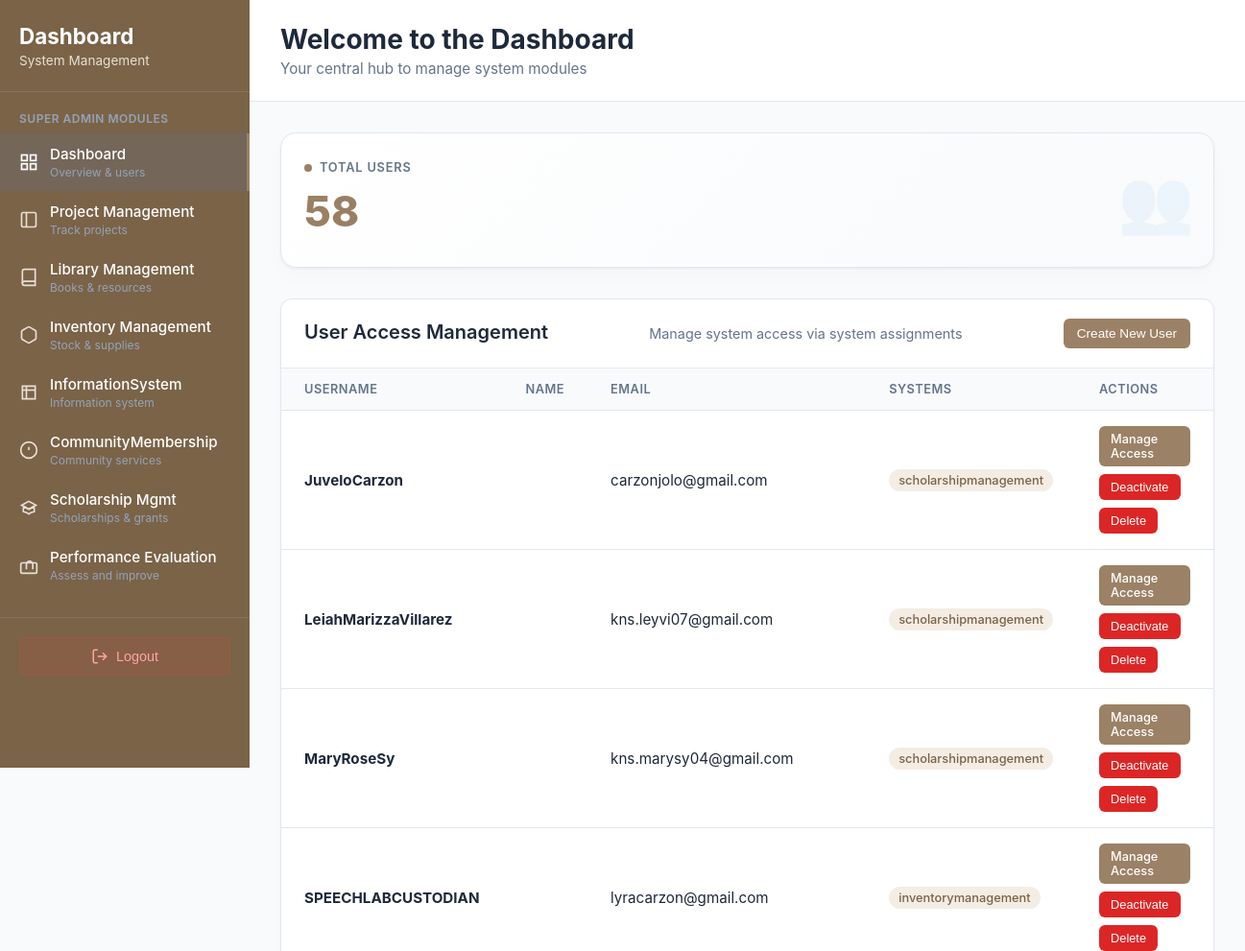
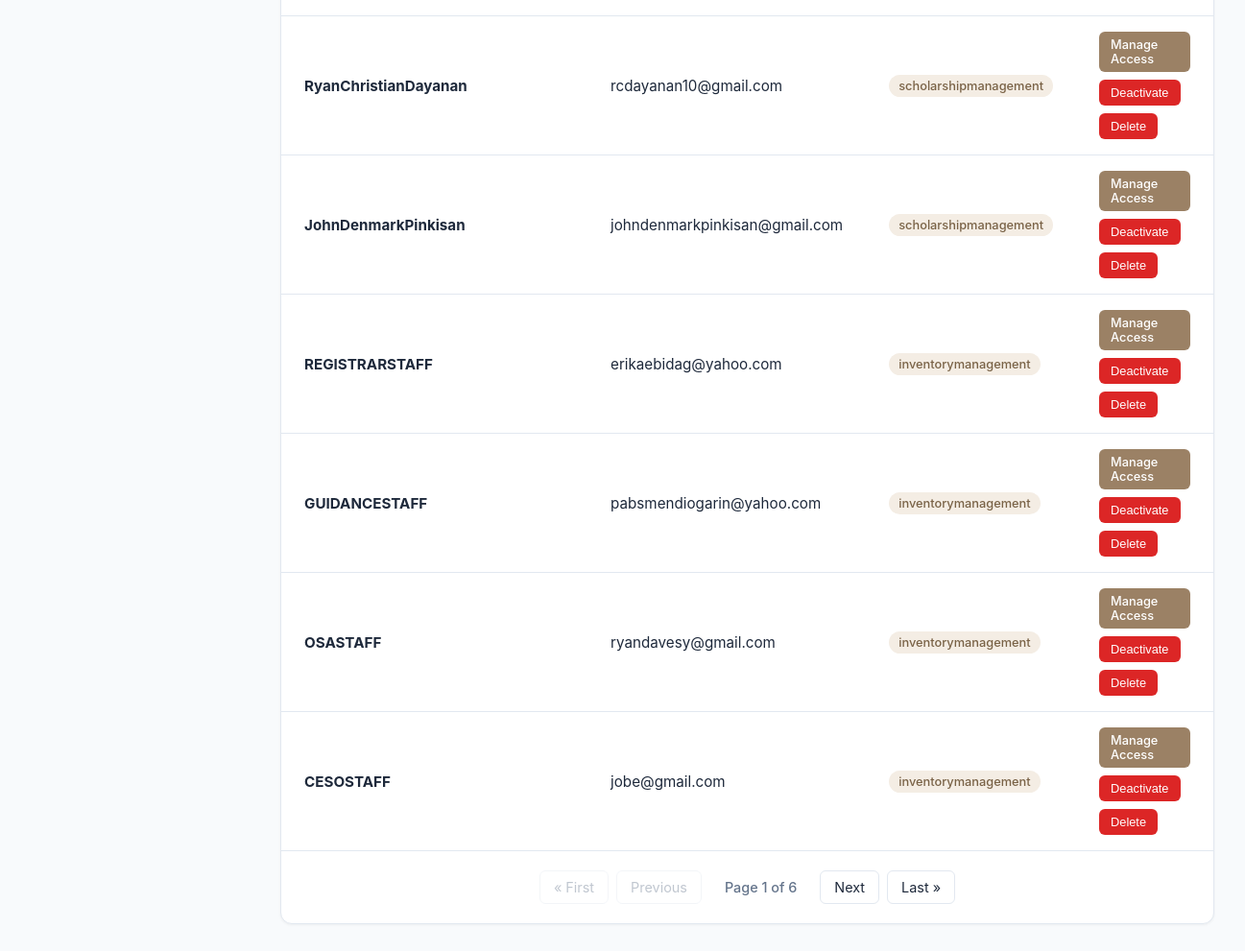
Page /dashboard/ (signed in) on the committed database (2 pictures, top to bottom).
### core/models.py (models this page shows, shortened)
class CustomUser(AbstractUser):
    id = models.UUIDField(primary_key=True, default=uuid.uuid4, editable=False)
    _first_name = models.CharField(max_length=255, blank=True, db_column='first_name')
    _middle_name = models.CharField(max_length=255, blank=True, db_column='middle_name')
    _last_name = models.CharField(max_length=255, blank=True, db_column='last_name')
    is_email_verified = models.BooleanField(default=False)
    bio = models.TextField(blank=True)
    _phone_number = models.CharField(max_length=255, blank=True, db_column='phone_number')
    avatar = models.ImageField(upload_to='avatars/', null=True, blank=True)
    avatar_url = models.URLField(max_length=500, blank=True, null=True)
    @property
    def first_name(self):
        return decrypt(self._first_name) if self._first_name else ''
    @first_name.setter
    def first_name(self, value):
        self._first_name = encrypt(value) if value else ''
    @property
    def middle_name(self):
        return decrypt(self._middle_name) if self._middle_name else ''
    @middle_name.setter
    def middle_name(self, value):
        self._middle_name = encrypt(value) if value else ''
    @property
    def last_name(self):
        return decrypt(self._last_name) if self._last_name else ''
    @last_name.setter
    def last_name(self, value):
        self._last_name = encrypt(value) if value else ''
    @property
    def phone_number(self):
        return decrypt(self._phone_number) if self._phone_number else ''
    @phone_number.setter
    def phone_number(self, value):
        self._phone_number = encrypt(value) if value else ''

class SystemMembership(models.Model):
    SYSTEM_CHOICES = [
        ('core', 'Core'),
        ('researchmanagement', 'Research Management'),
        ('librarymanagement', 'Library Management'),
        ('inventorymanagement', 'Inventory Management'),
        ('communityextensionservices', 'Community Extension Services'),
        ('informationmanagement', 'Information Management'),
        ('performanceevaluation', 'Performance Evaluation'),
        ('scholarshipmanagement', 'Scholarship Management'),
    ]
    user = models.ForeignKey(settings.AUTH_USER_MODEL, on_delete=models.CASCADE)
    system_name = models.CharField(
        max_length=50,
        choices=SYSTEM_CHOICES,
        default='core',  # optional default
    )
    system_role = models.CharField(
        max_length=50,
        blank=True,
        null=True,
        choices=[
            ('admin', 'Admin'),
            ('researcher', 'Researcher'),
            ('user', 'User'),
            ('instructor', 'Instructor'),
            ('superadmin', 'Super Admin'),
            ('reviewer', 'Reviewer'),
            ('student', 'Student'),
        ],
    )
    joined_at = models.DateTimeField(auto_now_add=True)
    class Meta:
        unique_together = ('user', 'system_name')

class Systems(models.Model):
    DefaultSystems = [
        ('core', 'Core'),
        ('researchmanagement', 'Research Management'),
        ('librarymanagement', 'Library Management'),
        ('inventorymanagement', 'Inventory Management'),
        ('communityextensionservices', 'Community Extension Services'),
        ('informationmanagement', 'Information Management'),
        ('performanceevaluation', 'Performance Evaluation'),
        ('scholarshipmanagement', 'Scholarship Management'),
    ]
    name = models.CharField(max_length=50, choices=DefaultSystems, unique=True)
    description = models.TextField(blank=True)
    terms_of_service = models.TextField(blank=True)
    created_at = models.DateTimeField(auto_now_add=True)
    updated_at = models.DateTimeField(auto_now=True)

### core/views.py (the view)
# urls.py: path("dashboard/", views.dashboard, name="ces-dashboard"),
def dashboard(request):
    systems = Systems.objects.values(
        "name", "description"
    )  # or 'label' if you have that
    logs = Logs.objects.all().order_by("-created_at")[:10]  # recent 10 logs
    users_qs = User.objects.exclude(id=request.user.id).order_by("-date_joined")
    paginator = Paginator(users_qs, 10)
    page_number = request.GET.get("page")
    users = paginator.get_page(page_number)
    return render(
        request,
        "core/pages/dashboard.html",
        {
            "users": users,
            "total_users": users_qs.count(),
            "systems": systems,
            "logs": logs,
        },
    )

### core/templatetags/system_extras.py (called while the page is built)
@register.filter
def lookup_system(system_name):
    try:
        return Systems.objects.get(name=system_name)
    except Systems.DoesNotExist:
        return None

### core/templates/core/pages/dashboard.html (shortened to what this page needs)
{% extends 'core/base.html' %}
{% load static %}
{% load system_extras %}
    {% block extra_head%}
    <link rel="stylesheet" href="{% static 'core/css/pages/dashboard.css' %}">
    {% endblock %}
{% block content %}
    <div class="dashboard-layout">
        {% include 'core/components/sidebar.html' %}
        <main class="main-content">
            <header class="content-header">
                <h1>Welcome to the Dashboard</h1>
                <p>Your central hub to manage system modules</p>
            </header>
            <div class="content-body">
                <div class="stats-grid">
                    <div class="stat-card">
                        <h3>Total Users</h3>
                        <div class="stat-value">{{ total_users }}</div>
                    </div>
                </div>
                <section class="user-list-section">
                    <div class="section-header">
                        <h2>User Access Management</h2>
                        <p class="section-subtitle">Manage system access via system assignments</p>
                        <button id="openModal" class="btn-primary">
                            Create New User
                        </button>
                    </div>
                {% if users %}
                    <table class="user-list-table">
                        <thead>
                            <tr>
                                <th>Username</th>
                                <th>Name</th>
                                <th>Email</th>
                                <th>Systems</th>
                                <th>Actions</th>
                            </tr>
                        </thead>
                        <tbody>
                            {% for user in users %}
                            <tr>
                                <td><strong>{{ user.username }}</strong></td>
                                <td>{{ user.first_name }} {{ user.last_name }}</td>
                                <td>{{ user.email }}</td>
                                <td>
                                    {% with memberships=user.systemmembership_set.all %}
                                        {% if memberships %}
                                            <div class="system-tags">
                                                {% for membership in memberships %}
                                                    {% with system=membership.system_name|lookup_system %}
                                                        <span class="system-tag">{{ system.name }}</span>
                                                    {% endwith %}
                                                {% endfor %}
                                            </div>
                                        {% else %}
                                            <span class="muted-text">No access</span>
                                        {% endif %}
                                    {% endwith %}
                                </td>
                                <td>
                                    <div class="action-buttons">
                                        <a class="btn-primary btn-sm" href="{% url 'core:manage_user_systems' user.id %}">
                                            Manage Access
                                        </a>
                                        {% if user.is_active %}
                                            <form method="post" action="{% url 'core:deactivate_user' user.id %}" style="display:inline">
                                                <button type="submit" class="btn-danger btn-sm" onclick="return confirm('Deactivate this user?');">
                                                    Deactivate
                                                </button>
                                            </form>
                                        {% endif %}
                                        <form method="post" action="{% url 'core:core_delete_user' user.id %}" style="display:inline">
                                            <button type="submit" class="btn-danger btn-sm" onclick="return confirm('Delete this user? This action cannot be undone.');">
                                                Delete
                                            </button>
                                        </form>
                                    </div>
                                </td>
                            </tr>
                            {% endfor %}
                        </tbody>
                    </table>
                    {% if users.has_other_pages %}
                    <div class="pagination">
                        {% if users.has_previous %}
                            <a href="?page=1" class="pagination-btn">&laquo; First</a>
                            <a href="?page={{ users.previous_page_number }}" class="pagination-btn">Previous</a>
                        {% else %}
                            <span class="pagination-btn disabled">&laquo; First</span>
                            <span class="pagination-btn disabled">Previous</span>
                        {% endif %}
                        <span class="pagination-info">
                            Page {{ users.number }} of {{ users.paginator.num_pages }}
                        </span>
                        {% if users.has_next %}
                            <a href="?page={{ users.next_page_number }}" class="pagination-btn">Next</a>
                            <a href="?page={{ users.paginator.num_pages }}" class="pagination-btn">Last &raquo;</a>
                        {% else %}
                            <span class="pagination-btn disabled">Next</span>
                            <span class="pagination-btn disabled">Last &raquo;</span>
                        {% endif %}
                    </div>
                    {% endif %}
                </section>
                {% endif %}
            </div>
        </main>
    </div>
{% endblock%}

### rows in the picture
CustomUser: username "JuveloCarzon", email "carzonjolo@gmail.com", is_active "Deactivate"
SystemMembership: name "scholarshipmanagement"
CustomUser: username "LeiahMarizzaVillarez", email "kns.leyvi07@gmail.com", is_active "Deactivate"
SystemMembership: name "scholarshipmanagement"
CustomUser: username "MaryRoseSy", email "kns.marysy04@gmail.com", is_active "Deactivate"
SystemMembership: name "scholarshipmanagement"
CustomUser: username "SPEECHLABCUSTODIAN", email "lyracarzon@gmail.com", is_active "Deactivate"
SystemMembership: name "inventorymanagement"
CustomUser: username "RyanChristianDayanan", email "rcdayanan10@gmail.com", is_active "Deactivate"
SystemMembership: name "scholarshipmanagement"
CustomUser: username "JohnDenmarkPinkisan", email "johndenmarkpinkisan@gmail.com", is_active "Deactivate"
SystemMembership: name "scholarshipmanagement"
CustomUser: username "REGISTRARSTAFF", email "erikaebidag@yahoo.com", is_active "Deactivate"
SystemMembership: name "inventorymanagement"
CustomUser: username "GUIDANCESTAFF", email "pabsmendiogarin@yahoo.com", is_active "Deactivate"
SystemMembership: name "inventorymanagement"
CustomUser: username "OSASTAFF", email "ryandavesy@gmail.com", is_active "Deactivate"
SystemMembership: name "inventorymanagement"
CustomUser: username "CESOSTAFF", email "jobe@gmail.com", is_active "Deactivate"
SystemMembership: name "inventorymanagement"

### other values in the picture
{{ total_users }} "58"
{{ users.number }} "1"
{{ users.paginator.num_pages }} "6"
